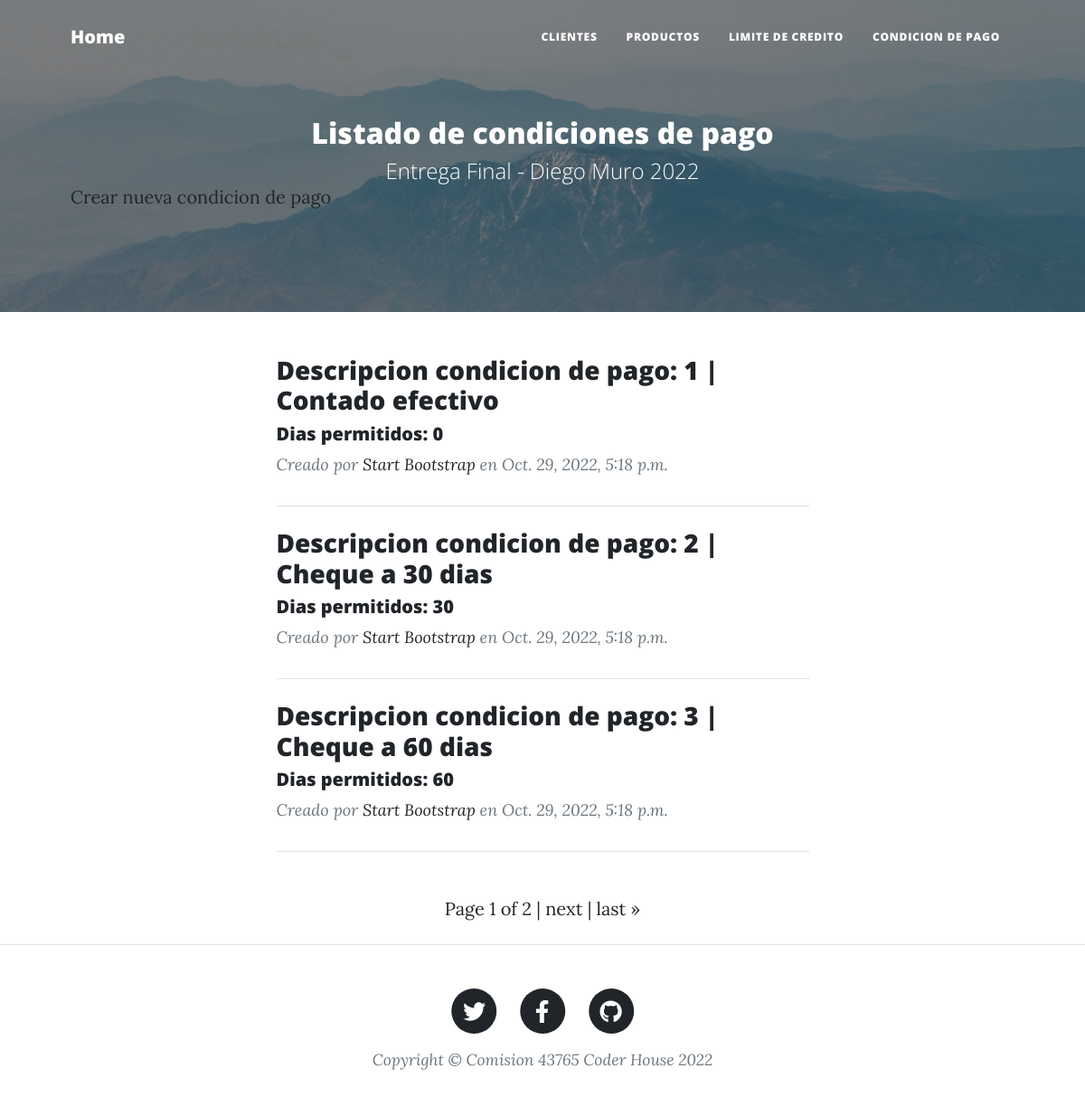
Screenshot of /payment/payments with the database file from the repository.
### payment/models.py (models this page shows, shortened)
class Payment(models.Model):
    code = models.IntegerField()
    name = models.CharField(max_length=40)
    days = models.IntegerField()
    created_at = models.DateTimeField(auto_now_add=True)
    updated_at = models.DateTimeField(auto_now=True)

### payment/views.py (the view)
# urls.py: path("payments", views.payments, name= "payment-list"),
def payments(request):
    return render(
        request=request,
        context={"payments": get_payments(request)},
        template_name="payment/payment_list.html",
    )

### payment/views.py (called while the page is built)
def get_payments(request):
    payments = Payment.objects.all()
    paginator = Paginator(payments, 3)
    page_number = request.GET.get("page")
    return paginator.get_page(page_number)

### payment/templates/payment/payment_list.html (shortened to what this page needs)
{% extends "home/index.html" %}
{% load static %}
{% block tp_final_header %}
    <header class="masthead" style="background-image: url('../../static/home/assets/img/header-light.jpg')">
        <div class="container position-relative px-4 px-lg-5">
            <div class="row gx-4 gx-lg-5 justify-content-center">
                <div class="col-md-15 col-lg-16 col-xl-14">
                    <div class="site-heading">
                        <h2>Listado de condiciones de pago</h2>
                        <span class="subheading">Entrega Final - Diego Muro 2022</span>
                    </div>
                </div>
            </div>
            <a class="button_custom" href="{% url 'payment:payment-add' %}">Crear nueva condicion de pago</a>
        </div>
    </header>
{% endblock %}
{% block tp_final_content %}
    {% for payment in payments %}
        <div class="post-preview">
            <h3 class="post-title">Descripcion condicion de pago: {{ payment.code }} | {{ payment.name }}</h3>
            <h5 class="post-title">Dias permitidos: {{ payment.days }}</h5>
            <p class="post-meta">
                Creado por
                <a href="#!">Start Bootstrap</a>
                en {{ payment.created_at }}
            </p>
        </div>
        <hr class="my-4" />
    {% endfor %}
    <div class="container p-4">
        <div class="pagination justify-content-center">
            <span class="step-links">
                {% if payments.paginator.num_pages > 1 %}
                <span class="current">
                    Page {{ payments.number }} of {{ payments.paginator.num_pages }} |
                </span>
                {% endif %}
                {% if payments.has_next %}
                    <a href="?page={{ payments.next_page_number }}">next</a> |
                    <a href="?page={{ payments.paginator.num_pages }}">last &raquo;</a>
                {% endif %}
            </span>
        </div>
    </div>
{% endblock %}

### rows the page displays
Payment: code "1", name "Contado efectivo", days "0", created_at "Oct. 29, 2022, 5:18 p.m."
Payment: code "2", name "Cheque a 30 dias", days "30", created_at "Oct. 29, 2022, 5:18 p.m."
Payment: code "3", name "Cheque a 60 dias", days "60", created_at "Oct. 29, 2022, 5:18 p.m."

### other values shown
{{ payments.number }} "1"
{{ payments.paginator.num_pages }} "2"
